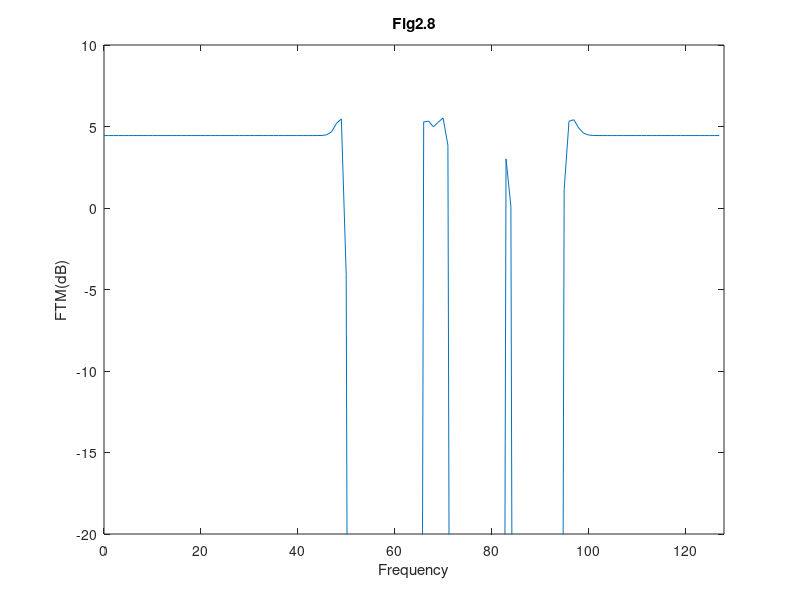

MATLAB code to generate this figure:
clear all 
clc
%% Reproduce
% Frequency range
F = -2500:2500;
% Clutter PSD 
% see "Optimal Signal Design for Detection of Gaussian Point Targets in 
% Stationary Gaussian Clutter/Reverberation" Page 36 
Pn = 100*exp( (-1/2)*1e-4 *(F - 1000*ones(1,5001)).^2 ) +...
    100*exp( (-1/2)*1e-4 * (F - 500*ones(1,5001)).^2 ) +...
    1000*exp( (-1/2)*1e-4 * (F + 250*ones(1,5001)).^2 ) + 1;
lamda = 0.0699;   
% Formula (11)
MaxFn = sqrt(Pn/lamda) - Pn ;    
ESD = max(MaxFn,0);
% Fake zero
ESD(ESD==0) = 1e-10;
% Convert to Log scale
log_scale = 10*log10(ESD);
% Depiction
plot(F,log_scale)
xlabel('Frequency');
ylabel('ESD(dB)');
title('Fig in Page36');
axis([ -2500 2500 -40 40])
 
%% Figure 2.8
% Desired FTM(q) for the N < M example corresponding to N = 32 , L = 4 ,
% M = 128 and Gamma = {0,1,...,127}.

% Frequency range
F = -2500:2500;
% Clutter PSD 
% see "Optimal Signal Design for Detection of Gaussian Point Targets in 
% Stationary Gaussian Clutter/Reverberation" Page 36 
Pn = 100*exp( (-1/2)*1e-4 *(F - 1000*ones(1,5001)).^2 ) +...
    100*exp( (-1/2)*1e-4 * (F - 500*ones(1,5001)).^2 ) +...
    1000*exp( (-1/2)*1e-4 * (F + 250*ones(1,5001)).^2 ) + 1;
lamda = 0.0699;   
% Formula (11)
MaxFn = sqrt(Pn/lamda) - Pn ;    
ESD = max(MaxFn,0);
% Fake zero
ESD(ESD==0) = 1e-10;
% Sample
M = 5001/128;
SampleESD = ESD(1:M:5001);
% Convert to Log scale
log_scale = 10*log10(SampleESD);
% Depiction
plot([0:127],log_scale);
xlabel('Frequency');
ylabel('FTM(dB)');
title('Fig2.8');
axis([ 0 128 -20 10])